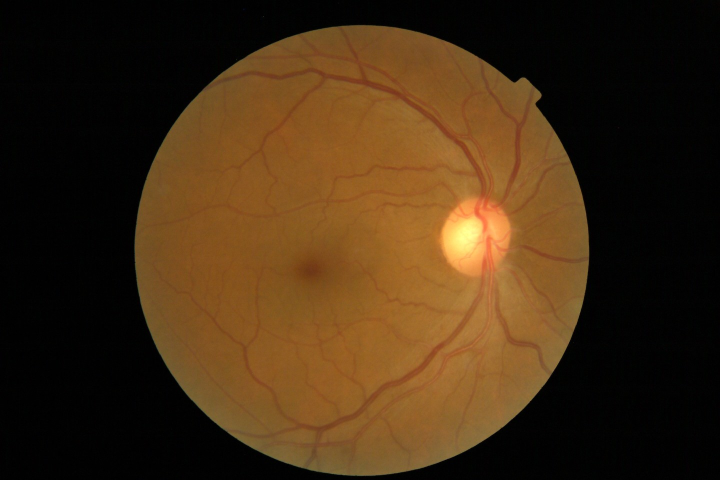
%> input picture Database/1.jpg, 1440 x 960 px (shown at 1/2 size)
$ octave test.m   (GNU Octave 9; MATLAB toolbox functions it lacks are replaced by stand-ins)
%> lines starting %> are read from the running program, lines starting %| are printed output that depends on the picture; in (x1, y1, x2, y2) boxes, pixels count from 0 and x2, y2 are one past the last pixel; in counts of white or black regions, pixels touching at a corner belong together; the program's own positions count from 1
clc;
clear all;
close all;
[filename, pathname] = uigetfile('*.jpg;*.bmp', 'Pick an Image');
%> the answer given: ../Database/1.jpg

    if isequal(filename,0) | isequal(pathname,0)

   warndlg('File is not selected');

    else

      a=imread(filename);
%> a is the input picture: size 960x1440x3 uint8; mean R, G, B 66.9, 44.3, 19.4
      a=imresize(a,[512 512]);
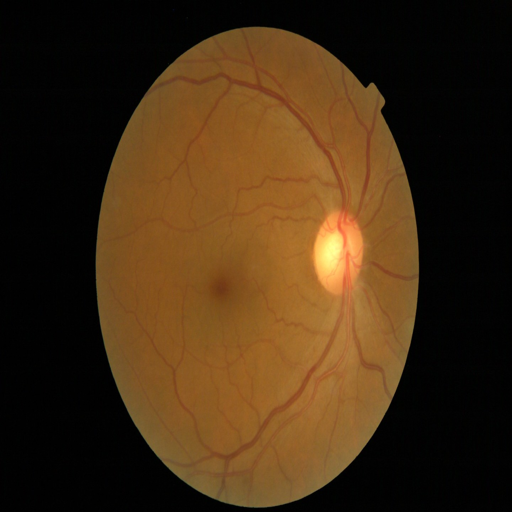
%> a: size 512x512x3 uint8; mean R, G, B 66.9, 44.3, 19.4
      figure(10),imshow(a);
      title('Input Image');
    end

R = a(:,:,1);
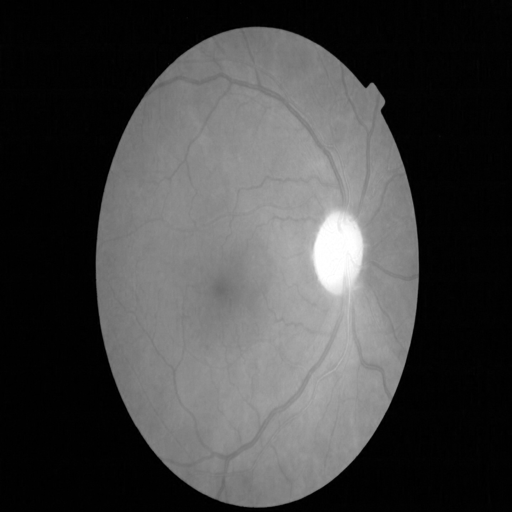
%> R: size 512x512 uint8; min 0, max 255, mean 66.9
G = a(:,:,2);
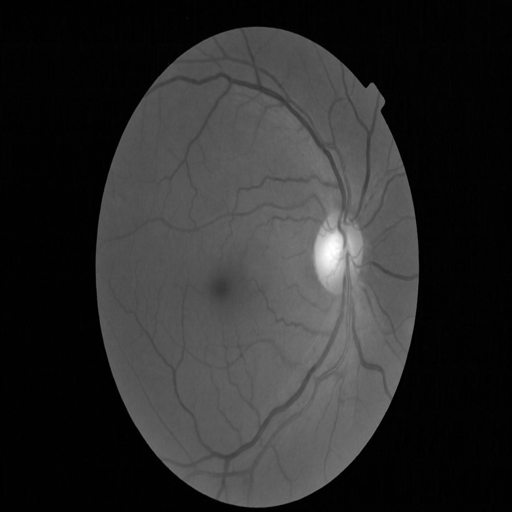
%> G: size 512x512 uint8; min 0, max 255, mean 44.3
B = a(:,:,3);
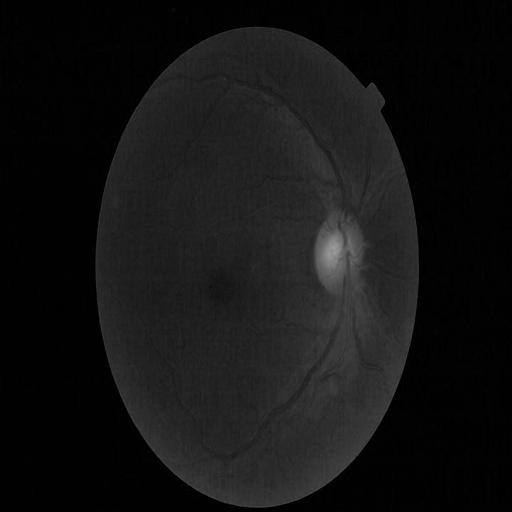
%> B: size 512x512 uint8; min 0, max 156, mean 19.4

I1 = (0.3.*R)+(0.59.*G)+(0.11*B);

figure(2),imshow(I1);
title('Gray Image');
% % % Apply Morphological Process
% % % Structureing element

sel1 = strel('disk',3);   %%%%for a flat disc-shaped structuring element radious 3
I2 = imopen(I1,sel1);

figure(8),imshow(I2);
title('Imopen');

sel2 = strel('disk',8);
I3 = imclose(I2,sel2);

figure(7),imshow(I3);
title('ImClose');

I4 = I3 - I1;
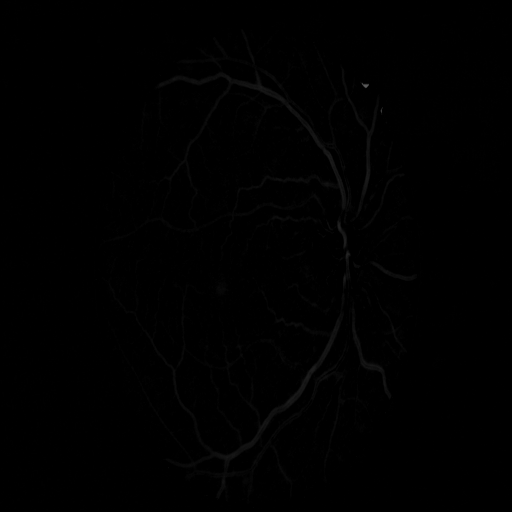
%> I4: size 512x512 uint8; min 0, max 91, mean 0.6
% sel3 = strel('disk',12);
% J = imtophat(I4,sel3);
figure(4),imshow(I4);
title('Difference Image');
% figure(5),imshow(J);
% % % % Binarize the resultant image by thresholding
G1 = graythresh(I4);
%> G1 = 0.0235
I5 = im2bw(I4,G1);
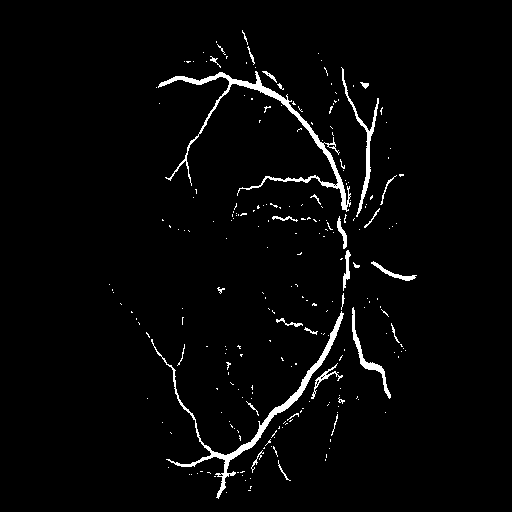
%> I5: size 512x512 logical; 2.7% white; 237 white regions (206 under 20 px), largest, box (x1, y1, x2, y2) and area: (158, 71, 351, 212) 2032, (151, 311, 344, 499) 1766, (341, 67, 379, 217) 597
figure(5),imshow(I5);
title('Binarize Image');
% % % % connected component analysis
% out=imfill(I5);
out = bwlabel(I5);
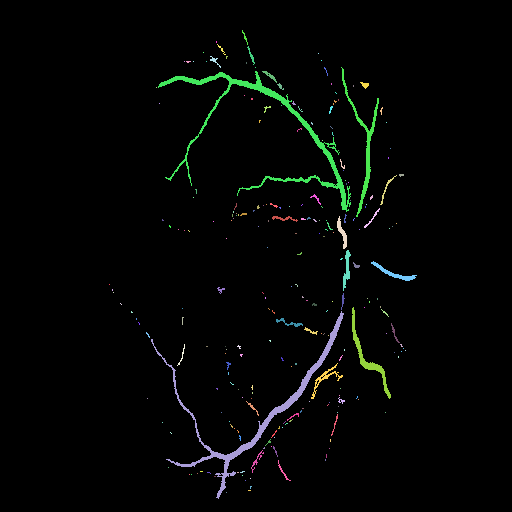
%> out: size 512x512 double; 238 distinct labels, from 0 to 237; one colour per label, 0 black
figure(6);imshow(out);
title('CC Analysis');

$ run again, on Database/11.jpg
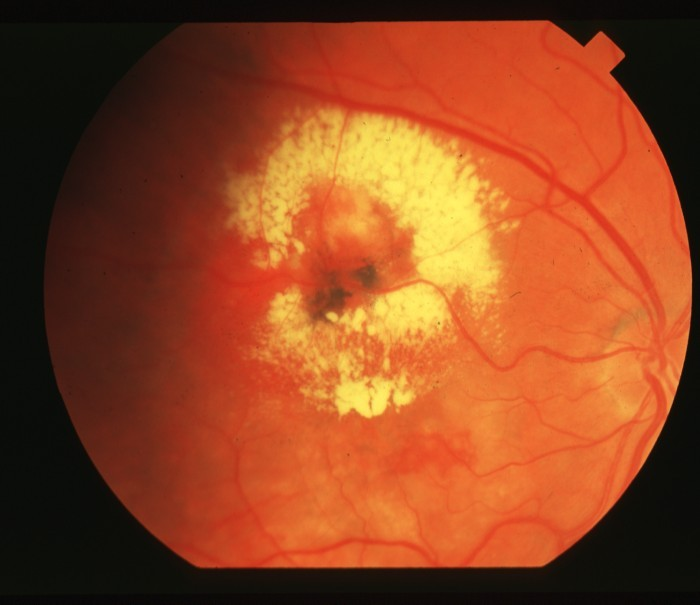
%> input picture Database/11.jpg, 700 x 605 px
%> a is the input picture: size 605x700x3 uint8; mean R, G, B 142.8, 69.3, 33.6
%> a: size 512x512x3 uint8
%> G1 = 0.0314
%> `I5 = im2bw(I4,G1);`:
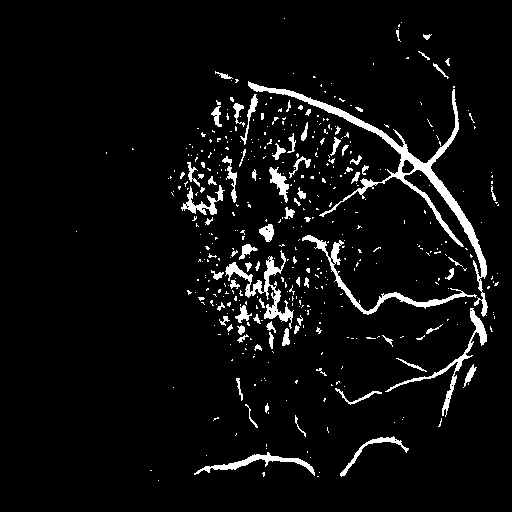
%> I5: size 512x512 logical; 5.4% white; 453 white regions (371 under 20 px), largest, box (x1, y1, x2, y2) and area: (248, 81, 488, 317) 3684, (302, 235, 477, 315) 1167, (225, 250, 294, 329) 1109
%> `out = bwlabel(I5);`:
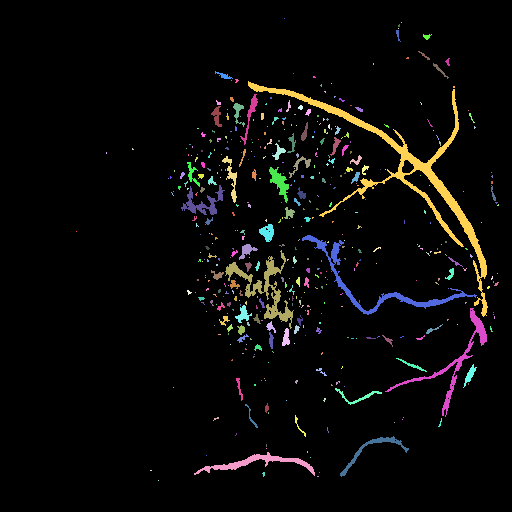
%> out: size 512x512 double; 454 distinct labels, from 0 to 453; one colour per label, 0 black

$ run again, on Database/12.jpg
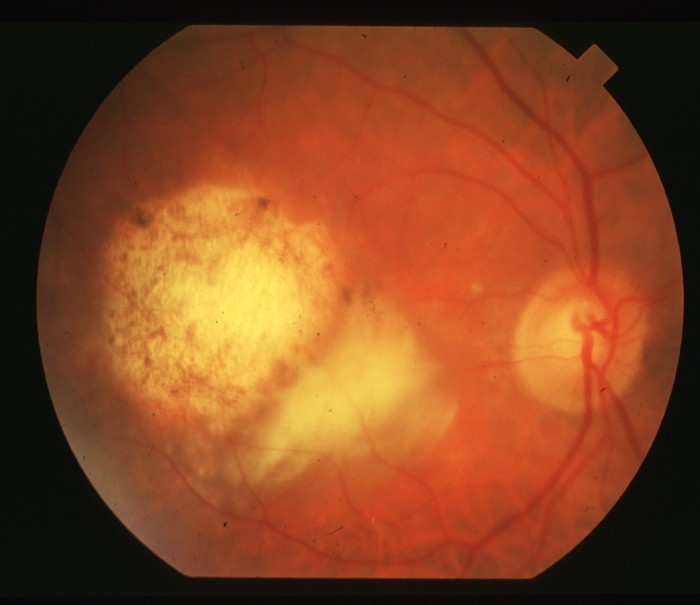
%> input picture Database/12.jpg, 700 x 605 px
%> a is the input picture: size 605x700x3 uint8; mean R, G, B 133.4, 70.2, 34.7
%> a: size 512x512x3 uint8
%> `I1 = (0.3.*R)+(0.59.*G)+(0.11*B);`:
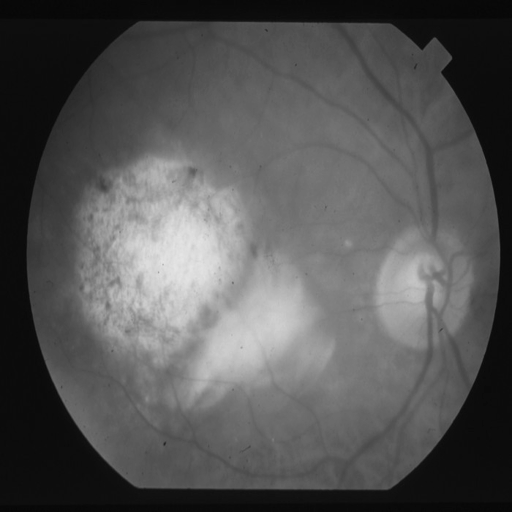
%> I1: size 512x512 uint8; min 5, max 229, mean 85.3
%> G1 = 0.0196
%> I5: size 512x512 logical; 4.8% white; 534 white regions (451 under 20 px), largest, box (x1, y1, x2, y2) and area: (401, 250, 470, 415) 1817, (338, 26, 447, 256) 1676, (124, 298, 175, 346) 571
%> `out = bwlabel(I5);`:
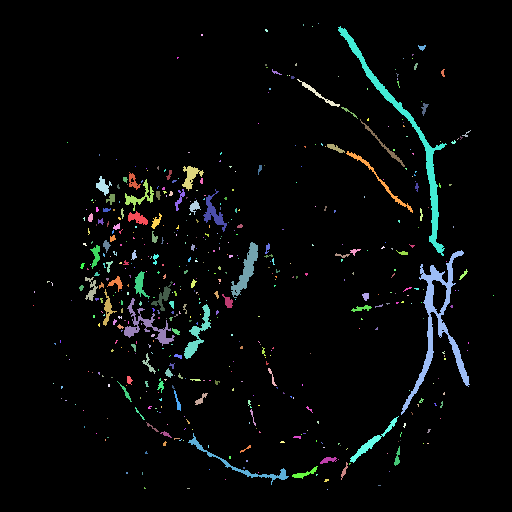
%> out: size 512x512 double; 535 distinct labels, from 0 to 534; one colour per label, 0 black

$ run again, on Database/13.jpg
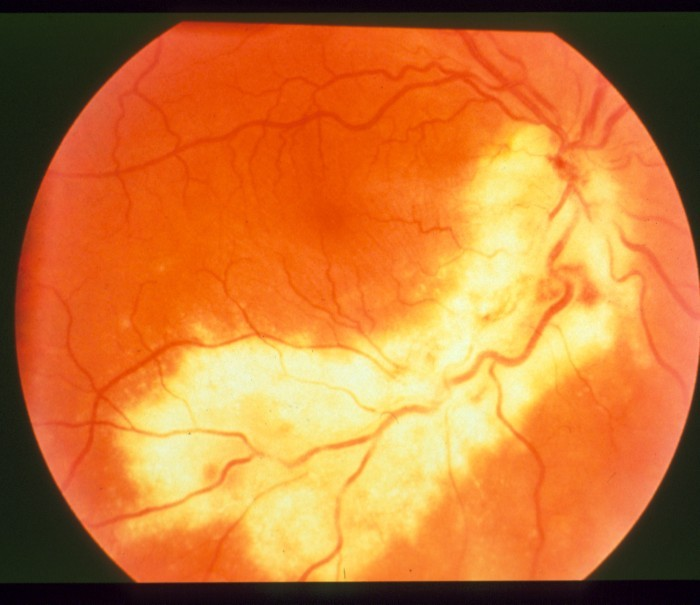
%> input picture Database/13.jpg, 700 x 605 px
%> a is the input picture: size 605x700x3 uint8; mean R, G, B 198.9, 119.4, 52.8
%> a: size 512x512x3 uint8
%> G1 = 0.0431
%> I5: size 512x512 logical; 4.7% white; 260 white regions (191 under 20 px), largest, box (x1, y1, x2, y2) and area: (41, 262, 221, 447) 2169, (324, 237, 420, 375) 1368, (396, 73, 444, 189) 1132
%> `out = bwlabel(I5);`:
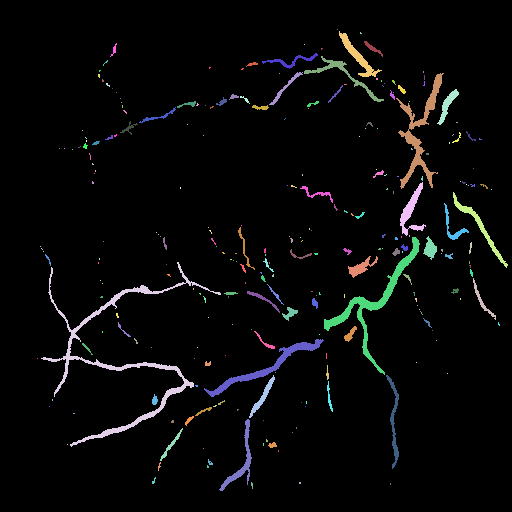
%> out: size 512x512 double; 261 distinct labels, from 0 to 260; one colour per label, 0 black
